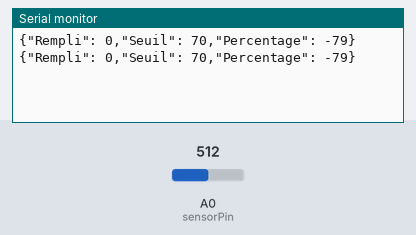
The sketch below on a simulated Arduino Uno, built with avr-gcc and run on an emulated ATmega328P. On the bench: the last lines printed to the serial monitor. The test bench sets the inputs (shaded band); at power-on: A0 (sensorPin) = 512.

Above: at 1.8 s.
1.9 s: A0 (sensorPin) set to 716
At 2.4 s:
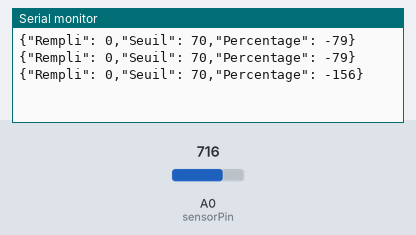
3.4 s: A0 (sensorPin) set to 900
At 4.8 s:
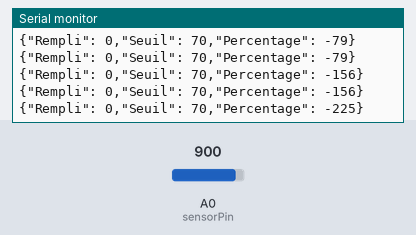
Timing chart, 0 to 6.4 s (numbered marks = the images above; inputs shaded):
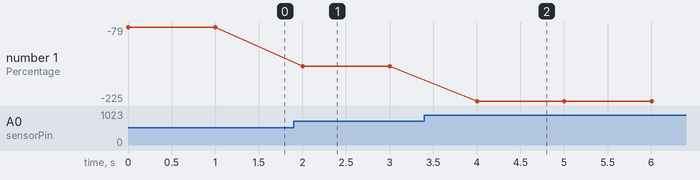

The sketch:

humidity.ino.ino
```cpp
/********************
 * Soil humidity sensor tester
 * Read soil humidity by measuring its resistance.
 ********************/

int sensorPin = A0;
int moisture;
int percentage;

int sec = 300;
int humide = 34;

/* Barrème pour le seuil
 *  petite poubelle grise/noire (organiques et non triés) : x kilos
 *  grande poubelle grise/noire (organiques et non triés) : x kilos
 *  petite poubelle jaune (recyclage): y kilos
 *  grande poubelle jaune (recyclage) : y kilos
 *  petite poubelle verte (verre): z kilos
 *  grande poubelle verte (verre) : z kilos
*/
int seuil = 70;

//int soilHumidity = -1;

void setup() {
  Serial.begin(9600);
}

void loop() {
  moisture= analogRead(sensorPin);
  percentage = map(moisture, humide, sec, 100, 0);
  Serial.print("{\"Rempli\": ");
  if(percentage < seuil){
    Serial.print(0);
  }else{
    Serial.print(1);
  }
  Serial.print(",\"Seuil\": ");
  Serial.print(seuil);
  Serial.print(",\"Percentage\": ");
  Serial.print(percentage);
  //Serial.print(percentage);
  Serial.println("}");
  //Serial.println("%");

  delay(1000);
}
```

Measured:
- after the input at 1.9 s, the serial monitor: prints a new line after 0.10 s (image 1)
- after the input at 3.4 s, the serial monitor: prints a new line after 0.60 s (image 2)
- plotted number 1: -79 → -156 after the input at 1.9 s, -156 → -225 after the input at 3.4 s
